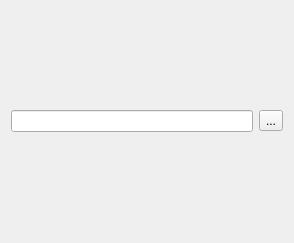
<?xml version="1.0" encoding="UTF-8"?>
<ui version="4.0">
 <class>TL4RasterFolderSelectionWizardPageForm</class>
 <widget class="QWidget" name="TL4RasterFolderSelectionWizardPageForm">
  <property name="geometry">
   <rect>
    <x>0</x>
    <y>0</y>
    <width>294</width>
    <height>243</height>
   </rect>
  </property>
  <property name="windowTitle">
   <string>Form</string>
  </property>
  <layout class="QGridLayout" name="gridLayout_2">
   <item row="0" column="0">
    <widget class="QLineEdit" name="m_pathLineEdit"/>
   </item>
   <item row="0" column="1">
    <widget class="QToolButton" name="m_chooseToolButton">
     <property name="text">
      <string>...</string>
     </property>
    </widget>
   </item>
  </layout>
 </widget>
 <resources/>
 <connections/>
</ui>
